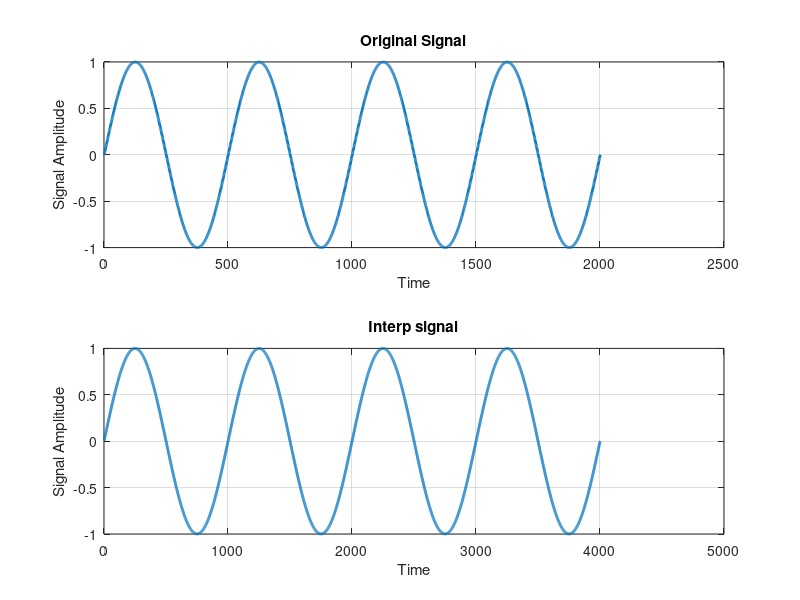

Recreate this plot in MATLAB.
clc; clear; close all;

% Signal
n=0:0.002:4;
x=sin(2*pi*1*n);
y = interp(x,2);

% PLotting the fisrt sigal
subplot(2,1,1);
plot(x,'linewidth',2); 
title('Original Signal'); 
xlabel('Time'); 
ylabel('Signal Amplitude'); 
grid;
% Plotting the Interpolated signal
subplot(2,1,2); 
plot(y,'linewidth',2); 
title('Interp signal'); 
xlabel('Time'); 
ylabel('Signal Amplitude');
grid;
